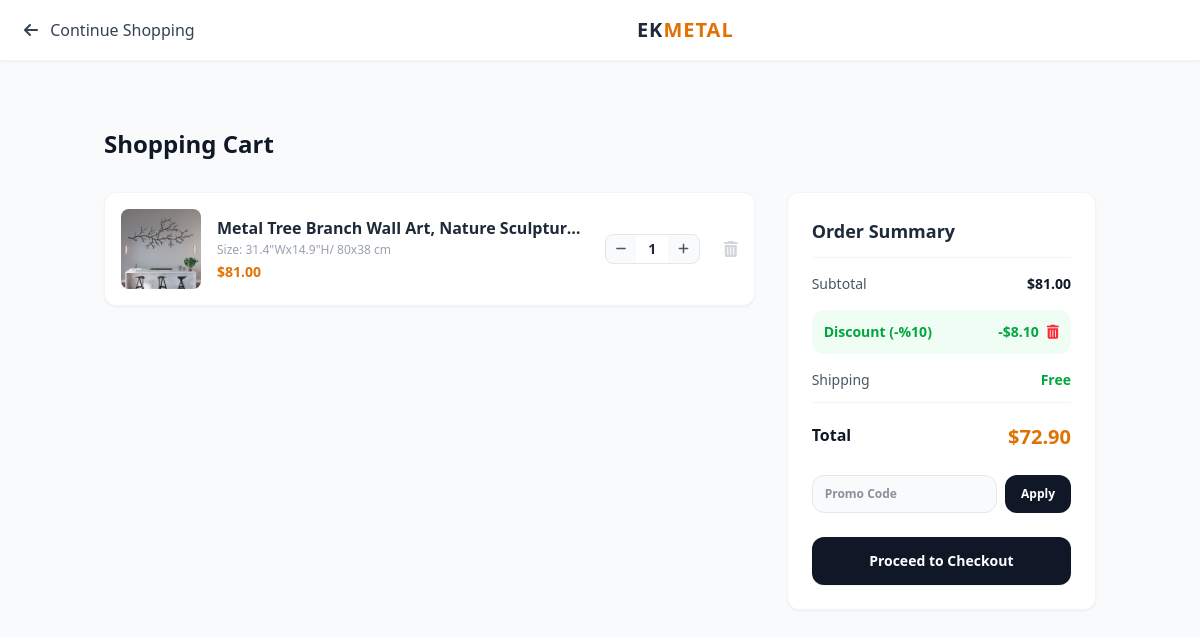
Page /cart/ (signed in) on the committed database.
### shop/models.py (models this page shows, shortened)
class CartItem(models.Model):
    cart = models.ForeignKey(Cart, on_delete=models.CASCADE, related_name='items', verbose_name="Cart")
    product = models.ForeignKey(Product, on_delete=models.CASCADE, verbose_name="Product")
    variant = models.ForeignKey(ProductVariant, on_delete=models.SET_NULL, null=True, blank=True, verbose_name="Selected Variant")
    quantity = models.PositiveIntegerField(default=1, verbose_name="Quantity")
    def get_item_total(self):
        if self.variant:
            prices = self.variant.get_variant_prices()
            return prices['discounted'] * self.quantity
        base_price = self.product.discount_price if self.product.discount_price else self.product.price
        return base_price * self.quantity

class Product(models.Model):
    category = models.ForeignKey(Category, on_delete=models.CASCADE, related_name='products', verbose_name="Category")
    title = models.CharField(max_length=200, verbose_name="Product Title")
    description = models.TextField(verbose_name="Product Description")
    description_features = models.TextField(blank=True, null=True, verbose_name="2. Açıklama (Kutulara Gidecek Kurumsal Metin)")
    price = models.DecimalField(max_digits=10, decimal_places=2, verbose_name="Base Price (Smallest Size)")
    discount_price = models.DecimalField(max_digits=10, decimal_places=2, null=True, blank=True, verbose_name="Discounted Base Price")
    stock = models.IntegerField(default=0, verbose_name="Stock Quantity")
    main_image = models.ImageField(upload_to='products/main/', verbose_name="Main Image")
    video = models.FileField(upload_to='products/videos/', null=True, blank=True, verbose_name="Product Video (Optional)")
    seo_keywords = models.CharField(max_length=500, blank=True, null=True, verbose_name="SEO Anahtar Kelimeler")
    is_active = models.BooleanField(default=True, verbose_name="Is Active?")
    created_at = models.DateTimeField(auto_now_add=True, verbose_name="Created At")
    class Meta:
        verbose_name = "Product"
        verbose_name_plural = "Products"
    def get_discount_percent(self):
        if self.discount_price and self.price > 0:
            percent = ((self.price - self.discount_price) / self.price) * 100
            return int(round(percent))
        return 0

class ProductVariant(models.Model):
    product = models.ForeignKey(Product, on_delete=models.CASCADE, related_name='variants', verbose_name="Product")
    size = models.CharField(max_length=50, help_text="e.g., 20x28 inches, 40x60 inches", verbose_name="Size / Dimensions")
    price_impact = models.DecimalField(max_digits=10, decimal_places=2, default=0.00, verbose_name="Price Impact (+$)")
    class Meta:
        verbose_name = "Product Size Variant"
        verbose_name_plural = "Product Size Variants"
    def get_variant_prices(self):
        discount_percent = self.product.get_discount_percent()
        original_variant_price = self.price_impact
        if discount_percent > 0:
            discount_amount = (original_variant_price * discount_percent) / 100
            discounted_variant_price = original_variant_price - discount_amount
            return {
                'is_discounted': True,
                'original': original_variant_price,
                'discounted': discounted_variant_price,
                'percent': discount_percent
            }

class Cart(models.Model):
    user = models.OneToOneField(User, on_delete=models.CASCADE, related_name='cart', verbose_name="User")
    coupon = models.ForeignKey(Coupon, on_delete=models.SET_NULL, null=True, blank=True, verbose_name="Uygulanan Kupon")
    created_at = models.DateTimeField(auto_now_add=True)
    def get_subtotal_price(self):
        return sum(item.get_item_total() for item in self.items.all())
    def get_discount_amount(self):
        subtotal = self.get_subtotal_price()
        if self.coupon:
            return (subtotal * self.coupon.discount_percent) / 100
        return 0
    def get_total_price(self):
        subtotal = self.get_subtotal_price()
        discount = self.get_discount_amount()
        return max(0, subtotal - discount)

class Coupon(models.Model):
    code = models.CharField(max_length=50, unique=True, verbose_name="Kupon Kodu")
    discount_percent = models.PositiveIntegerField(
        default=10,
        validators=[MinValueValidator(1), MaxValueValidator(100)],
        verbose_name="İndirim Oranı (%)"
    )
    is_active = models.BooleanField(default=True, verbose_name="Aktif mi?")
    created_at = models.DateTimeField(auto_now_add=True)

### shop/views.py (the view)
# urls.py: path('cart/', views.cart_detail, name='cart_detail'),
def cart_detail(request):
    if not request.user.is_authenticated:
        return redirect('login')
    cart, created = Cart.objects.get_or_create(user=request.user)
    return render(request, 'shop/cart_detail.html', {'cart': cart})

### shop/context_processors.py (called while the page is built)
def cart_item_count(request):
    if not request.user.is_authenticated:
        return {'cart_items_total': 0}
    try:
        cart = Cart.objects.get(user=request.user)
        total_items = sum(item.quantity for item in cart.items.all())
        return {'cart_items_total': total_items}
    except Cart.DoesNotExist:
        return {'cart_items_total': 0}

### shop/templates/shop/cart_detail.html (shortened to what this page needs)
<!DOCTYPE html>
<html lang="en">
<head>
    <script src="https://cdn.jsdelivr.net/npm/@tailwindcss/browser@4"></script>
    <link rel="stylesheet" href="https://cdnjs.cloudflare.com/ajax/libs/font-awesome/6.4.0/css/all.min.css">
</head>
<body class="bg-gray-50 text-gray-900 font-sans pt-24">
    <nav class="fixed top-0 left-0 w-full bg-white shadow-xs z-50 px-6 py-4 flex justify-between items-center border-b border-gray-100">
        <a href="/" class="text-gray-700 hover:text-amber-600 font-medium transition"><i class="fa-solid fa-arrow-left mr-2"></i> Continue Shopping</a>
        <a href="/" class="text-xl font-bold tracking-wider text-gray-800">EK<span class="text-amber-600">METAL</span></a>
    </nav>
    <main class="max-w-5xl mx-auto px-4 py-8">
        <h1 class="text-2xl font-black text-gray-900 mb-8">Shopping Cart</h1>
        <div class="grid grid-cols-1 lg:grid-cols-3 gap-8">
            <div class="lg:col-span-2 space-y-4">
                {% for item in cart.items.all %}
                <div id="cart-item-row-{{ item.id }}" class="bg-white p-4 rounded-xl shadow-xs flex gap-4 items-center border border-gray-100 relative group">
                    <img src="{{ item.product.main_image.url }}" class="w-20 h-20 object-cover rounded-lg bg-gray-50 shrink-0">
                    <div class="flex-1 min-w-0">
                        <h3 class="font-bold text-gray-800 text-base truncate">{{ item.product.title }}</h3>
                        <p class="text-xs text-gray-400 mt-0.5">Size: {% if item.variant %}{{ item.variant.size }}{% else %}Standard{% endif %}</p>
                        <p class="text-sm font-bold text-amber-600 mt-1">$<span id="item-total-{{ item.id }}">{{ item.get_item_total }}</span></p>
                    </div>
                    <div class="flex items-center border border-gray-200 rounded-lg bg-gray-50 overflow-hidden shrink-0">
                        <button onclick="changeQuantity('{{ item.id }}', 'decrease')" class="px-2.5 py-1.5 hover:bg-gray-200 text-gray-600 transition text-xs font-bold cursor-pointer">
                            <i class="fa-solid fa-minus"></i>
                        </button>
                        <span id="item-qty-{{ item.id }}" class="px-3 py-1 font-semibold text-sm text-gray-800 bg-white min-w-8 text-center">
                            {{ item.quantity }}
                        </span>
                        <button onclick="changeQuantity('{{ item.id }}', 'increase')" class="px-2.5 py-1.5 hover:bg-gray-200 text-gray-600 transition text-xs font-bold cursor-pointer">
                            <i class="fa-solid fa-plus"></i>
                        </button>
                    </div>
                    <a href="{% url 'remove_from_cart' item.id %}" class="text-gray-300 hover:text-red-500 transition pl-2 shrink-0">
                        <i class="fa-solid fa-trash-can text-base"></i>
                    </a>
                </div>
                {% empty %}
                <div class="text-center py-12 bg-white rounded-xl shadow-xs border border-gray-100">
                    <i class="fa-solid fa-basket-shopping text-4xl text-gray-300 mb-3"></i>
                    <p class="text-gray-500">Your cart is currently empty.</p>
                </div>
                {% endfor %}
            </div>
            <div class="space-y-4 h-fit">
                <div class="bg-white p-6 rounded-xl shadow-xs border border-gray-100 space-y-4">
                    <h2 class="font-bold text-gray-800 text-lg border-b pb-3 border-gray-100">Order Summary</h2>
                    <div class="flex justify-between text-sm text-gray-600">
                        <span>Subtotal</span>
                        <span class="font-semibold text-gray-900">$<span id="cart-subtotal-span">{{ cart.get_subtotal_price }}</span></span>
                    </div>
                    <div id="discount-wrapper" class="{% if not cart.coupon %}hidden{% endif %} flex justify-between text-sm text-green-600 font-semibold bg-green-50 p-3 rounded-xl items-center">
                        <span id="discount-label">Discount (-%{% if cart.coupon %}{{ cart.coupon.discount_percent }}{% else %}0{% endif %})</span>
                        <div class="flex items-center gap-2">
                            <span>-$<span id="cart-discount-span">{{ cart.get_discount_amount }}</span></span>
                            <a href="{% url 'remove_coupon' %}" class="text-red-500 hover:text-red-700 transition"><i class="fa-solid fa-trash-can"></i></a>
                        </div>
                    </div>
                    <div class="flex justify-between text-sm text-gray-600 border-b pb-3 border-gray-100">
                        <span>Shipping</span>
                        <span class="text-green-600 font-bold">Free</span>
                    </div>
                    <div class="flex justify-between text-base font-bold text-gray-900 pt-1">
                        <span>Total</span>
                        <span class="text-xl text-amber-600 font-black">$<span id="cart-total-span">{{ cart.get_total_price }}</span></span>
                    </div>
                    <form action="{% url 'apply_coupon' %}" method="POST" class="pt-2 flex gap-2">
                        <input type="text" name="coupon_code" placeholder="Promo Code" class="w-full bg-gray-50 border border-gray-200 rounded-xl px-3 py-2.5 text-xs font-semibold focus:outline-amber-600 text-gray-800" required>
                        <button type="submit" class="bg-gray-900 text-white px-4 py-2.5 rounded-xl text-xs font-bold hover:bg-amber-600 transition cursor-pointer shrink-0">Apply</button>
                    </form>
                    <div class="pt-2">
                        <a href="{% url 'checkout' %}" class="w-full bg-gray-900 text-white py-3.5 rounded-xl font-bold text-sm hover:bg-amber-600 transition shadow-xs block text-center">
                            Proceed to Checkout
                        </a>
                    </div>
                </div>
            </div>
        </div>
    </main>
</body>
</html>

### rows in the picture
CartItem: product.main_image (picture), product "Metal Tree Branch Wall Art, Nature Sculptur…", variant.size "31.4\"Wx14.9\"H/ 80x38 cm", get_item_total "81.00", quantity "1"
Cart: get_subtotal_price "81.00", coupon.discount_percent "10", get_discount_amount "8.10", get_total_price "72.90"
